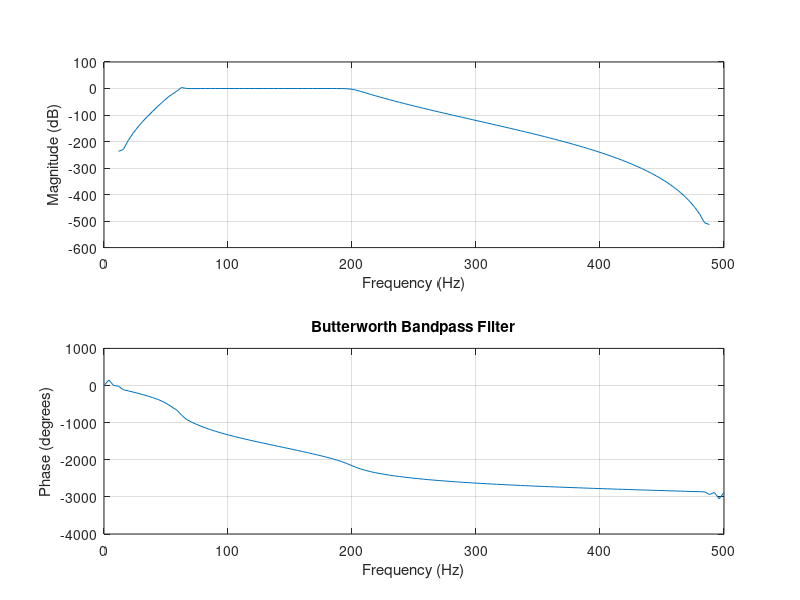

The MATLAB source for this figure:
Wp = [60 200]/500; Ws = [50 250]/500;
Rp = 3; Rs = 40;
[n,Wn] = buttord(Wp,Ws,Rp,Rs);
[b,a] = butter(n,Wn);
freqz(b,a,128,1000)
title('Butterworth Bandpass Filter')
